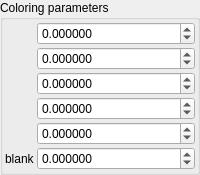
    <widget class="QGroupBox" name="groupBox_4">
     <property name="title">
      <string>Coloring parameters</string>
     </property>
     <layout class="QGridLayout" name="gridLayout_5">
      <property name="leftMargin">
       <number>2</number>
      </property>
      <property name="topMargin">
       <number>2</number>
      </property>
      <property name="rightMargin">
       <number>2</number>
      </property>
      <property name="bottomMargin">
       <number>2</number>
      </property>
      <property name="spacing">
       <number>2</number>
      </property>
      <item row="0" column="0">
       <layout class="QGridLayout" name="gridLayout_4" columnstretch="0,1">
        <property name="spacing">
         <number>2</number>
        </property>
        <item row="0" column="1">
         <widget class="MyDoubleSpinBox" name="spinbox_mandelbox_color_R">
          <property name="sizePolicy">
           <sizepolicy hsizetype="Minimum" vsizetype="Maximum">
            <horstretch>0</horstretch>
            <verstretch>0</verstretch>
           </sizepolicy>
          </property>
          <property name="prefix">
           <string/>
          </property>
          <property name="suffix">
           <string/>
          </property>
          <property name="decimals">
           <number>6</number>
          </property>
          <property name="minimum">
           <double>-100.000000000000000</double>
          </property>
          <property name="maximum">
           <double>100.000000000000000</double>
          </property>
          <property name="singleStep">
           <double>0.100000000000000</double>
          </property>
         </widget>
        </item>
        <item row="2" column="1">
         <widget class="MyDoubleSpinBox" name="spinbox3_mandelbox_color_y">
          <property name="sizePolicy">
           <sizepolicy hsizetype="Minimum" vsizetype="Maximum">
            <horstretch>0</horstretch>
            <verstretch>0</verstretch>
           </sizepolicy>
          </property>
          <property name="prefix">
           <string/>
          </property>
          <property name="suffix">
           <string/>
          </property>
          <property name="decimals">
           <number>6</number>
          </property>
          <property name="minimum">
           <double>-100.000000000000000</double>
          </property>
          <property name="maximum">
           <double>100.000000000000000</double>
          </property>
          <property name="singleStep">
           <double>0.100000000000000</double>
          </property>
         </widget>
        </item>
        <item row="3" column="1">
         <widget class="MyDoubleSpinBox" name="spinbox3_mandelbox_color_z">
          <property name="sizePolicy">
           <sizepolicy hsizetype="Minimum" vsizetype="Maximum">
            <horstretch>0</horstretch>
            <verstretch>0</verstretch>
           </sizepolicy>
          </property>
          <property name="prefix">
           <string/>
          </property>
          <property name="suffix">
           <string/>
          </property>
          <property name="decimals">
           <number>6</number>
          </property>
          <property name="minimum">
           <double>-100.000000000000000</double>
          </property>
          <property name="maximum">
           <double>100.000000000000000</double>
          </property>
          <property name="singleStep">
           <double>0.100000000000000</double>
          </property>
         </widget>
        </item>
        <item row="4" column="1">
         <widget class="MyDoubleSpinBox" name="spinbox_mandelbox_color_Sp1">
          <property name="sizePolicy">
           <sizepolicy hsizetype="Minimum" vsizetype="Maximum">
            <horstretch>0</horstretch>
            <verstretch>0</verstretch>
           </sizepolicy>
          </property>
          <property name="prefix">
           <string/>
          </property>
          <property name="suffix">
           <string/>
          </property>
          <property name="decimals">
           <number>6</number>
          </property>
          <property name="minimum">
           <double>-100.000000000000000</double>
          </property>
          <property name="maximum">
           <double>100.000000000000000</double>
          </property>
          <property name="singleStep">
           <double>0.100000000000000</double>
          </property>
         </widget>
        </item>
        <item row="5" column="1">
         <widget class="MyDoubleSpinBox" name="spinbox_mandelbox_color_Sp2">
          <property name="sizePolicy">
           <sizepolicy hsizetype="Minimum" vsizetype="Maximum">
            <horstretch>0</horstretch>
            <verstretch>0</verstretch>
           </sizepolicy>
          </property>
          <property name="prefix">
           <string/>
          </property>
          <property name="suffix">
           <string/>
          </property>
          <property name="decimals">
           <number>6</number>
          </property>
          <property name="minimum">
           <double>-100.000000000000000</double>
          </property>
          <property name="maximum">
           <double>100.000000000000000</double>
          </property>
          <property name="singleStep">
           <double>0.100000000000000</double>
          </property>
         </widget>
        </item>
        <item row="1" column="1">
         <widget class="MyDoubleSpinBox" name="spinbox3_mandelbox_color_x">
          <property name="sizePolicy">
           <sizepolicy hsizetype="Minimum" vsizetype="Maximum">
            <horstretch>0</horstretch>
            <verstretch>0</verstretch>
           </sizepolicy>
          </property>
          <property name="prefix">
           <string/>
          </property>
          <property name="suffix">
           <string/>
          </property>
          <property name="decimals">
           <number>6</number>
          </property>
          <property name="minimum">
           <double>-100.000000000000000</double>
          </property>
          <property name="maximum">
           <double>100.000000000000000</double>
          </property>
          <property name="singleStep">
           <double>0.100000000000000</double>
          </property>
         </widget>
        </item>
        <item row="5" column="0">
         <widget class="QLabel" name="label_29">
          <property name="text">
           <string>blank</string>
          </property>
         </widget>
        </item>
       </layout>
      </item>
     </layout>
    </widget>
